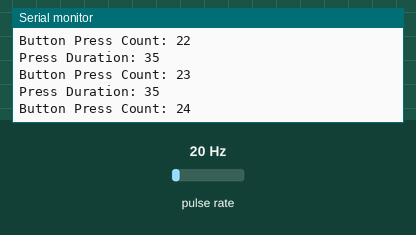
A sketch run on a simulated Arduino Uno, built with avr-gcc and run on an emulated ATmega328P. Shown: the last lines printed to the serial monitor. Wiring (inferred from the names in the program): pulse sensor: data pin 8. Inputs (shaded band) come from the test bench; at power-on: pulse rate 20 Hz.

Above: at 1.2 s.
1.3 s: pulse rate (sensor on pin 8) set to 50 Hz
At 1.8 s:
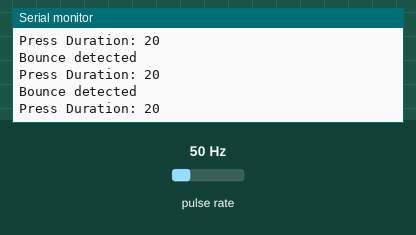
2.8 s: pulse rate (sensor on pin 8) set to 100 Hz
At 3.8 s:
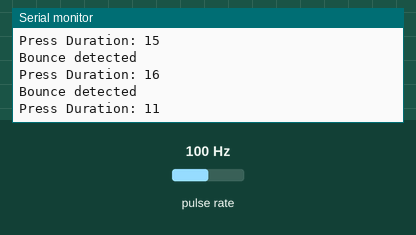
5.8 s: pulse rate (sensor on pin 8) set to 50 Hz
At 6.8 s:
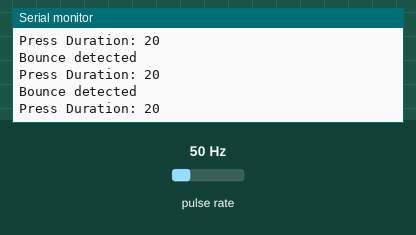
Timing chart, 0 to 8.8 s (numbered marks = the images above; inputs shaded):
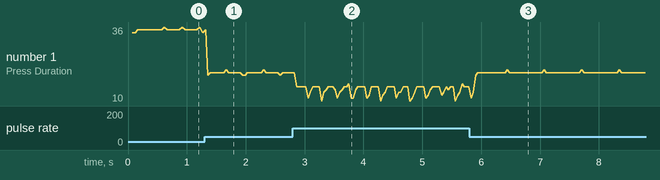

Measured:
- after the input at 1.3 s, the serial monitor: prints a new line at once (image 1)
- after the input at 2.8 s, the serial monitor: prints a new line after 0.07 s (image 2)
- after the input at 5.8 s, the serial monitor: prints a new line after 0.11 s (image 3)
- plotted number 1: 15 → 21 after the input at 5.8 s

The sketch:

LAB2.ino
```cpp
#include <Arduino.h>
//#include <avr/io.h>

// Definitions for Port B & D registors
#define PINB_Reg (*((volatile uint8_t *)0x23))
#define DDRB_Reg (*((volatile uint8_t *)0x24))
#define PORTB_Reg (*((volatile uint8_t *)0x25))
#define PIND_Reg (*((volatile uint8_t *)0x29))
#define DDRD_Reg (*((volatile uint8_t *)0x2a))
#define PORTD_Reg (*((volatile uint8_t *)0x2b))

#define BUTTON 5
#define ICP1 8  //Connect your button to the appropriate input capture pin (ICP) on your microcontroller.

uint16_t regValue = TCNT1;
int buttonEndTime = 0;
int buttonStartTime = 0;
int pressed = 1;
bool buttonState = true;
int buttonPressCount = 0;
bool bounceDetected = false;  // Flag to track if a bounce has been detected


void setup() {
  Serial.begin(9600);
  Serial.println("Starting up...");

  //Set pinmode for Button as input
  DDRD_Reg &= ~(1 << BUTTON);
  //Enable pullup
  PORTD_Reg |= (1 << BUTTON);  //set output to enable pullup resistor

  DDRB_Reg &= ~(1 << ICP1);
  PORTB_Reg |= (1 << ICP1);


  //Init counter1
  TCCR1A = 0;  //Normal mode 0xffff top, rolls over

  // TCCR1B |= (1 << CS12) | (1 << CS11);  //for checkOFF1 x1
  // TCCR1B = (1 << CS12) | (1 << CS10); //checkOFF3 & checkOFF4 x1024
  TCCR1B = (1 << CS11) | (1 << CS10);  //checkOFF5 x64

  TCCR1C = 0;
  //Set counter to zero, high byte first
  TCNT1H = 0;
  TCNT1L = 0;
  //Make sure interrupts are disabled
  TIMSK1 = 0;
  TIFR1 = 0;

  Serial.println("Finished setup!");
}

void checkOFF1() {
  if (regValue != TCNT1) {
    if (TCNT1 - regValue > 1 && (TCNT1 != 0) && (regValue != 0)) {
      Serial.println("Warning button has deboucned");
    }
    Serial.print("TCNT1: ");
    Serial.println(TCNT1);
    regValue = TCNT1;
  }
  delay(100);
}


// volatile bool overflowOccurred = false;

// void checkOFF2() {
//   if (regValue != TCNT1) {
//     if (TCNT1 - regValue > 1 && TCNT1 != 0 && regValue != 0) {

//       // Mark start time or just reset the timer if that's your intention
//       buttonStartTime = millis(); // Use millis() for a simple timing reference
//       Serial.println(millis());
//       // Wait for a condition or period here (example purpose, adjust accordingly)
//       // delay(100); // This delay is just an example, ideally use non-blocking methods

//       // Check for overflow and adjust behavior accordingly
//       // this shit is not executed
//       if (TIFR1 & (1 << TOV1)) {
//         overflowOccurred = true;
//         TIFR1 |= (1 << TOV1);

//         buttonEndTime = millis();
//         Serial.print("Bounce time on press: ");
//         Serial.println(buttonEndTime - buttonStartTime);
//       }

//       if (overflowOccurred) {
//         Serial.println("Overflow occurred during the operation.");
//         overflowOccurred = false; // Reset the flag for the next operation
//       }
//     }
//     Serial.print("TCNT1: ");
//     Serial.println(TCNT1);
//     regValue = TCNT1; // Update the last known value
//   }
//   // Consider removing delay here if timing is critical
//   delay(100);
// }

void checkOFF3() {
  //TCCR1B |= (1 << ICES1);  // set to 1 to configure Timer1 to trigger an input capture event on falling edge
  //checks when button pressed using digitalRead
  if (digitalRead(ICP1) == HIGH) {
    if (buttonState) {  // is executed since true and pressed
      buttonState = false;
      TCNT1 = 0;               // clear timer counter
      ICR1 = 0;                // clear input capture register
      buttonStartTime = ICR1;  // get time since initial press
      delay(100);              // delay a bit to debounce
      regValue = ICR1;         // store value for potential debounce
      bounceDetected = false;  // Assume no bounce detected initially

      // Logic to detect bounce here - adjust according to actual bounce detection mechanism
      if (regValue != 0) {  // if there is a debounce, indicate a bounce was detected
        buttonEndTime = ICR1;
        Serial.print("Bounce time on press: ");
        Serial.println(buttonEndTime - buttonStartTime);
        bounceDetected = true;
      }
    }
  } else {  // is executed once released
    if (!buttonState) {
      buttonState = true;

      if (!bounceDetected) {  // Only increment and print if no bounce was detected
        buttonPressCount++;
        Serial.print("Button Presses: ");
        Serial.println(buttonPressCount);
      }

      // Reset the bounceDetected flag here to prepare for the next button interaction
      // bounceDetected = false;
    }
  }
}

void checkOFF4() {
  // TCCR1B &= ~(1 << ICES1);  // set to 1 to configure Timer1 to trigger an input capture event on rising edge
  //checks when button pressed using digitalRead
  if (digitalRead(ICP1) == HIGH) {
    if (buttonState) {
      buttonState = false;
      //TCNT1 = 0;
      //ICR1 = 0;
      //buttonStartTime = ICR1;
      //delay(10);
      //regValue = ICR1;
      //if (regValue != 0){
      //The value in variable represents the time elapsed since the button press
      //buttonEndTime = ICR1;
      // Serial.print("Bounce time on press: ");
      //Subtract current and previous delay
      // Serial.println(buttonEndTime-buttonStartTime);
    }
  } else {
    if (!buttonState) {  //on release
      buttonState = true;

      TCNT1 = 0;
      ICR1 = 0;
      buttonStartTime = ICR1;  //get initial time on release
      delay(10);
      regValue = ICR1;      //store debounce on release
      if (regValue != 0) {  //check if there is a debounce
        //The value in variable represents the time elapsed since the button press
        buttonEndTime = ICR1;
        Serial.print("Bounce time on release: ");
        //Subtract current and previous delay
        Serial.println(buttonEndTime - buttonStartTime);
      } else {
        buttonPressCount++;
        Serial.print("Button Presses: ");
        Serial.println(buttonPressCount);
      }
    }
  }
}

void checkOFF5(){
  TCCR1B &= ~(1 << ICES1);
  //checks if button pressed
  if (digitalRead(ICP1) == HIGH){
    if (buttonState){
      buttonState = false;
      TCNT1 = 0;
      ICR1 = 0;
      buttonStartTime = millis();
    }
  } else {
    if(!buttonState){
      buttonState = true;
      delay(10);
      buttonEndTime = millis();

      uint32_t bounceDuration = ICR1;
      delay(10);
      uint16_t newbounceDuration = ICR1;

      if (newbounceDuration != bounceDuration) { // Bounce occurred, print the duration of the bounce
        Serial.println("Bounce detected");
      } else { // No bounce occurred, print the number of button presses
        buttonPressCount++;
        Serial.print("Button Press Count: ");
        Serial.println(buttonPressCount);
      }


      // The duration of the button while being pressed
      Serial.print("Press Duration: ");
      Serial.println(buttonEndTime - buttonStartTime);
    }
  }
}


void loop() {
//  checkOFF1();
  // checkOFF2();
  // checkOFF3();
  // checkOFF4();
  checkOFF5();
}
```
